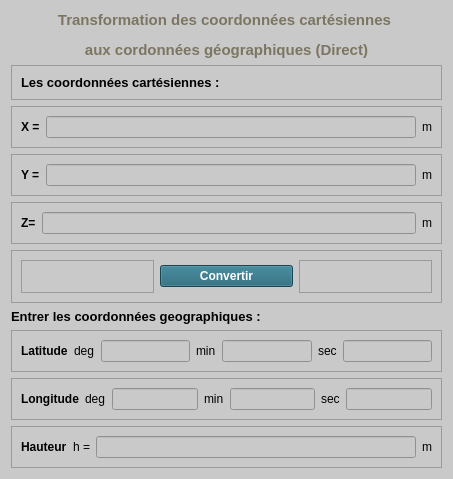
<?xml version="1.0" encoding="UTF-8"?>
<ui version="4.0">
 <class>Form</class>
 <widget class="QWidget" name="Form">
  <property name="geometry">
   <rect>
    <x>0</x>
    <y>0</y>
    <width>453</width>
    <height>407</height>
   </rect>
  </property>
  <property name="windowTitle">
   <string>Form</string>
  </property>
  <property name="styleSheet">
   <string notr="true">background-color: rgb(201, 201, 201);</string>
  </property>
  <layout class="QVBoxLayout" name="verticalLayout">
   <item>
    <widget class="QLabel" name="label_17">
     <property name="font">
      <font>
       <pointsize>11</pointsize>
       <weight>75</weight>
       <bold>true</bold>
      </font>
     </property>
     <property name="styleSheet">
      <string notr="true">color: rgb(170, 0, 0);</string>
     </property>
     <property name="text">
      <string>&lt;html&gt;&lt;head/&gt;&lt;body&gt;&lt;p align=&quot;center&quot;&gt;&lt;span style=&quot; color:#7b7561;&quot;&gt;Transformation des coordonnées cartésiennes &lt;/span&gt;&lt;/p&gt;&lt;p align=&quot;center&quot;&gt;&lt;span style=&quot; color:#7b7561;&quot;&gt;aux cordonnées  géographiques (Direct)&lt;/span&gt;&lt;/p&gt;&lt;/body&gt;&lt;/html&gt;</string>
     </property>
    </widget>
   </item>
   <item>
    <widget class="QFrame" name="frame_12">
     <property name="frameShape">
      <enum>QFrame::StyledPanel</enum>
     </property>
     <property name="frameShadow">
      <enum>QFrame::Raised</enum>
     </property>
     <layout class="QVBoxLayout" name="verticalLayout_2">
      <item>
       <widget class="QLabel" name="label_16">
        <property name="font">
         <font>
          <pointsize>10</pointsize>
          <weight>75</weight>
          <bold>true</bold>
         </font>
        </property>
        <property name="styleSheet">
         <string notr="true">color: rgb(0, 0, 0);</string>
        </property>
        <property name="text">
         <string>Les coordonnées cartésiennes :</string>
        </property>
       </widget>
      </item>
     </layout>
    </widget>
   </item>
   <item>
    <widget class="QFrame" name="frame_2">
     <property name="frameShape">
      <enum>QFrame::StyledPanel</enum>
     </property>
     <property name="frameShadow">
      <enum>QFrame::Raised</enum>
     </property>
     <layout class="QHBoxLayout" name="horizontalLayout_5">
      <item>
       <widget class="QLabel" name="label_23">
        <property name="font">
         <font>
          <pointsize>9</pointsize>
          <weight>75</weight>
          <bold>true</bold>
         </font>
        </property>
        <property name="text">
         <string>X =</string>
        </property>
       </widget>
      </item>
      <item>
       <widget class="QLineEdit" name="lineEdit_8"/>
      </item>
      <item>
       <widget class="QLabel" name="label_28">
        <property name="text">
         <string>m</string>
        </property>
       </widget>
      </item>
     </layout>
    </widget>
   </item>
   <item>
    <widget class="QFrame" name="frame_7">
     <property name="frameShape">
      <enum>QFrame::StyledPanel</enum>
     </property>
     <property name="frameShadow">
      <enum>QFrame::Raised</enum>
     </property>
     <layout class="QGridLayout" name="gridLayout_2">
      <item row="0" column="3">
       <widget class="QLabel" name="label_27">
        <property name="text">
         <string>m</string>
        </property>
       </widget>
      </item>
      <item row="0" column="2">
       <widget class="QLineEdit" name="lineEdit_9"/>
      </item>
      <item row="0" column="1">
       <widget class="QLabel" name="label_26">
        <property name="font">
         <font>
          <pointsize>9</pointsize>
          <weight>75</weight>
          <bold>true</bold>
         </font>
        </property>
        <property name="text">
         <string>Y =</string>
        </property>
       </widget>
      </item>
     </layout>
    </widget>
   </item>
   <item>
    <widget class="QFrame" name="frame_5">
     <property name="frameShape">
      <enum>QFrame::StyledPanel</enum>
     </property>
     <property name="frameShadow">
      <enum>QFrame::Raised</enum>
     </property>
     <layout class="QGridLayout" name="gridLayout">
      <item row="0" column="3">
       <widget class="QLabel" name="label_25">
        <property name="font">
         <font>
          <pointsize>9</pointsize>
          <weight>75</weight>
          <bold>true</bold>
         </font>
        </property>
        <property name="text">
         <string>Z=</string>
        </property>
       </widget>
      </item>
      <item row="0" column="6">
       <widget class="QLineEdit" name="lineEdit_10"/>
      </item>
      <item row="0" column="7">
       <widget class="QLabel" name="label_24">
        <property name="text">
         <string>m</string>
        </property>
       </widget>
      </item>
     </layout>
    </widget>
   </item>
   <item>
    <widget class="QFrame" name="frame_6">
     <property name="minimumSize">
      <size>
       <width>0</width>
       <height>53</height>
      </size>
     </property>
     <property name="maximumSize">
      <size>
       <width>16777215</width>
       <height>53</height>
      </size>
     </property>
     <property name="frameShape">
      <enum>QFrame::StyledPanel</enum>
     </property>
     <property name="frameShadow">
      <enum>QFrame::Raised</enum>
     </property>
     <layout class="QHBoxLayout" name="horizontalLayout">
      <item>
       <widget class="QFrame" name="frame_8">
        <property name="frameShape">
         <enum>QFrame::StyledPanel</enum>
        </property>
        <property name="frameShadow">
         <enum>QFrame::Raised</enum>
        </property>
       </widget>
      </item>
      <item>
       <widget class="QPushButton" name="pushButton">
        <property name="font">
         <font>
          <pointsize>9</pointsize>
          <weight>75</weight>
          <bold>true</bold>
         </font>
        </property>
        <property name="styleSheet">
         <string notr="true">background-color: rgb(31, 97, 116);
color: rgb(255, 255, 255);
</string>
        </property>
        <property name="text">
         <string>Convertir</string>
        </property>
       </widget>
      </item>
      <item>
       <widget class="QFrame" name="frame_9">
        <property name="frameShape">
         <enum>QFrame::StyledPanel</enum>
        </property>
        <property name="frameShadow">
         <enum>QFrame::Raised</enum>
        </property>
       </widget>
      </item>
     </layout>
    </widget>
   </item>
   <item>
    <widget class="QLabel" name="label">
     <property name="font">
      <font>
       <pointsize>10</pointsize>
       <weight>75</weight>
       <bold>true</bold>
      </font>
     </property>
     <property name="styleSheet">
      <string notr="true">color: rgb(0, 0, 0);</string>
     </property>
     <property name="text">
      <string>&lt;html&gt;&lt;head/&gt;&lt;body&gt;&lt;p&gt;Entrer les coordonnées geographiques :&lt;/p&gt;&lt;/body&gt;&lt;/html&gt;</string>
     </property>
    </widget>
   </item>
   <item>
    <widget class="QFrame" name="frame">
     <property name="frameShape">
      <enum>QFrame::StyledPanel</enum>
     </property>
     <property name="frameShadow">
      <enum>QFrame::Raised</enum>
     </property>
     <layout class="QHBoxLayout" name="horizontalLayout_3">
      <item>
       <widget class="QLabel" name="label_2">
        <property name="font">
         <font>
          <pointsize>9</pointsize>
          <weight>75</weight>
          <bold>true</bold>
         </font>
        </property>
        <property name="text">
         <string>Latitude</string>
        </property>
       </widget>
      </item>
      <item>
       <widget class="QLabel" name="label_3">
        <property name="text">
         <string>deg</string>
        </property>
       </widget>
      </item>
      <item>
       <widget class="QLineEdit" name="lineEdit"/>
      </item>
      <item>
       <widget class="QLabel" name="label_4">
        <property name="text">
         <string>min</string>
        </property>
       </widget>
      </item>
      <item>
       <widget class="QLineEdit" name="lineEdit_2"/>
      </item>
      <item>
       <widget class="QLabel" name="label_5">
        <property name="text">
         <string>sec</string>
        </property>
       </widget>
      </item>
      <item>
       <widget class="QLineEdit" name="lineEdit_3"/>
      </item>
     </layout>
    </widget>
   </item>
   <item>
    <widget class="QFrame" name="frame_3">
     <property name="frameShape">
      <enum>QFrame::StyledPanel</enum>
     </property>
     <property name="frameShadow">
      <enum>QFrame::Raised</enum>
     </property>
     <layout class="QHBoxLayout" name="horizontalLayout_2">
      <item>
       <widget class="QLabel" name="label_18">
        <property name="font">
         <font>
          <pointsize>9</pointsize>
          <weight>75</weight>
          <bold>true</bold>
         </font>
        </property>
        <property name="text">
         <string>Longitude</string>
        </property>
       </widget>
      </item>
      <item>
       <widget class="QLabel" name="label_21">
        <property name="text">
         <string>deg</string>
        </property>
       </widget>
      </item>
      <item>
       <widget class="QLineEdit" name="lineEdit_4"/>
      </item>
      <item>
       <widget class="QLabel" name="label_19">
        <property name="text">
         <string>min</string>
        </property>
       </widget>
      </item>
      <item>
       <widget class="QLineEdit" name="lineEdit_5"/>
      </item>
      <item>
       <widget class="QLabel" name="label_20">
        <property name="text">
         <string>sec</string>
        </property>
       </widget>
      </item>
      <item>
       <widget class="QLineEdit" name="lineEdit_6"/>
      </item>
     </layout>
    </widget>
   </item>
   <item>
    <widget class="QFrame" name="frame_4">
     <property name="frameShape">
      <enum>QFrame::StyledPanel</enum>
     </property>
     <property name="frameShadow">
      <enum>QFrame::Raised</enum>
     </property>
     <layout class="QHBoxLayout" name="horizontalLayout_4">
      <item>
       <widget class="QLabel" name="label_14">
        <property name="font">
         <font>
          <pointsize>9</pointsize>
          <weight>75</weight>
          <bold>true</bold>
         </font>
        </property>
        <property name="text">
         <string>Hauteur</string>
        </property>
       </widget>
      </item>
      <item>
       <widget class="QLabel" name="label_15">
        <property name="text">
         <string>h =</string>
        </property>
       </widget>
      </item>
      <item>
       <widget class="QLineEdit" name="lineEdit_7"/>
      </item>
      <item>
       <widget class="QLabel" name="label_22">
        <property name="text">
         <string>m</string>
        </property>
       </widget>
      </item>
     </layout>
    </widget>
   </item>
  </layout>
 </widget>
 <resources/>
 <connections/>
</ui>
